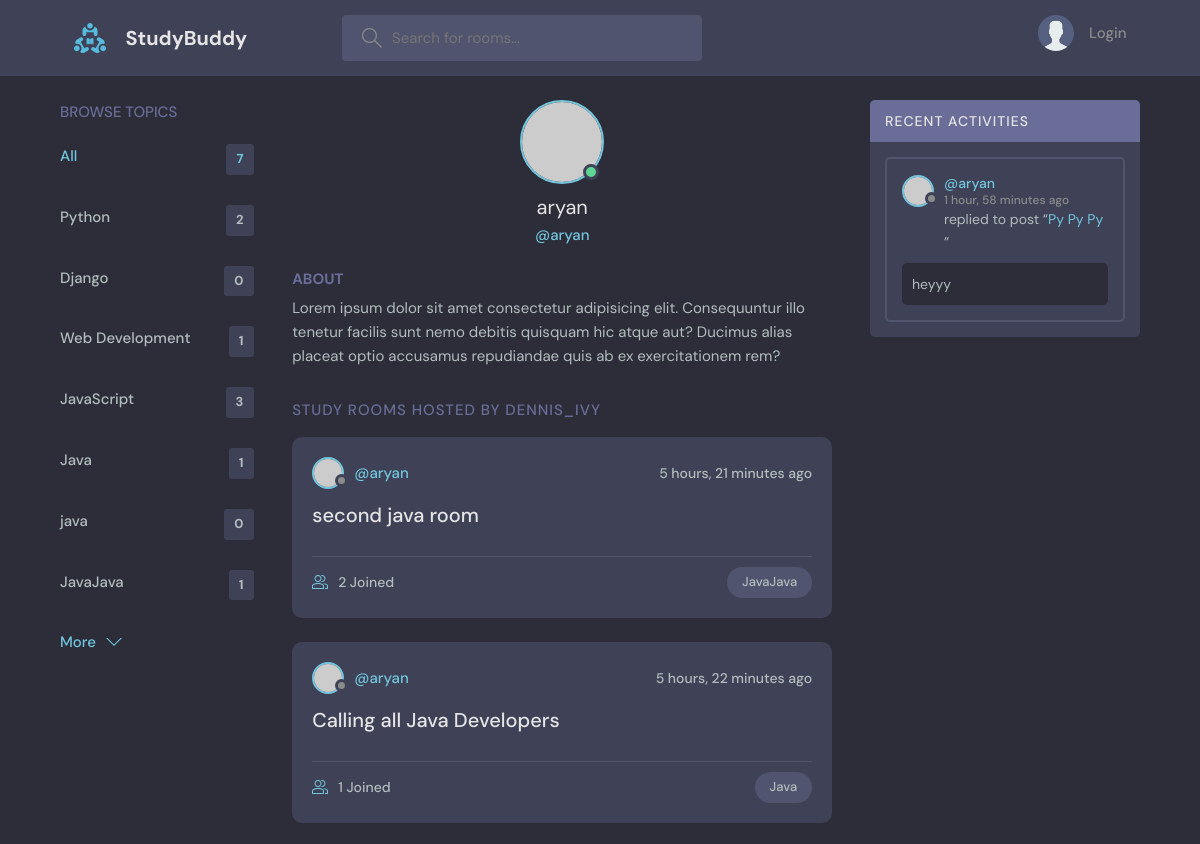
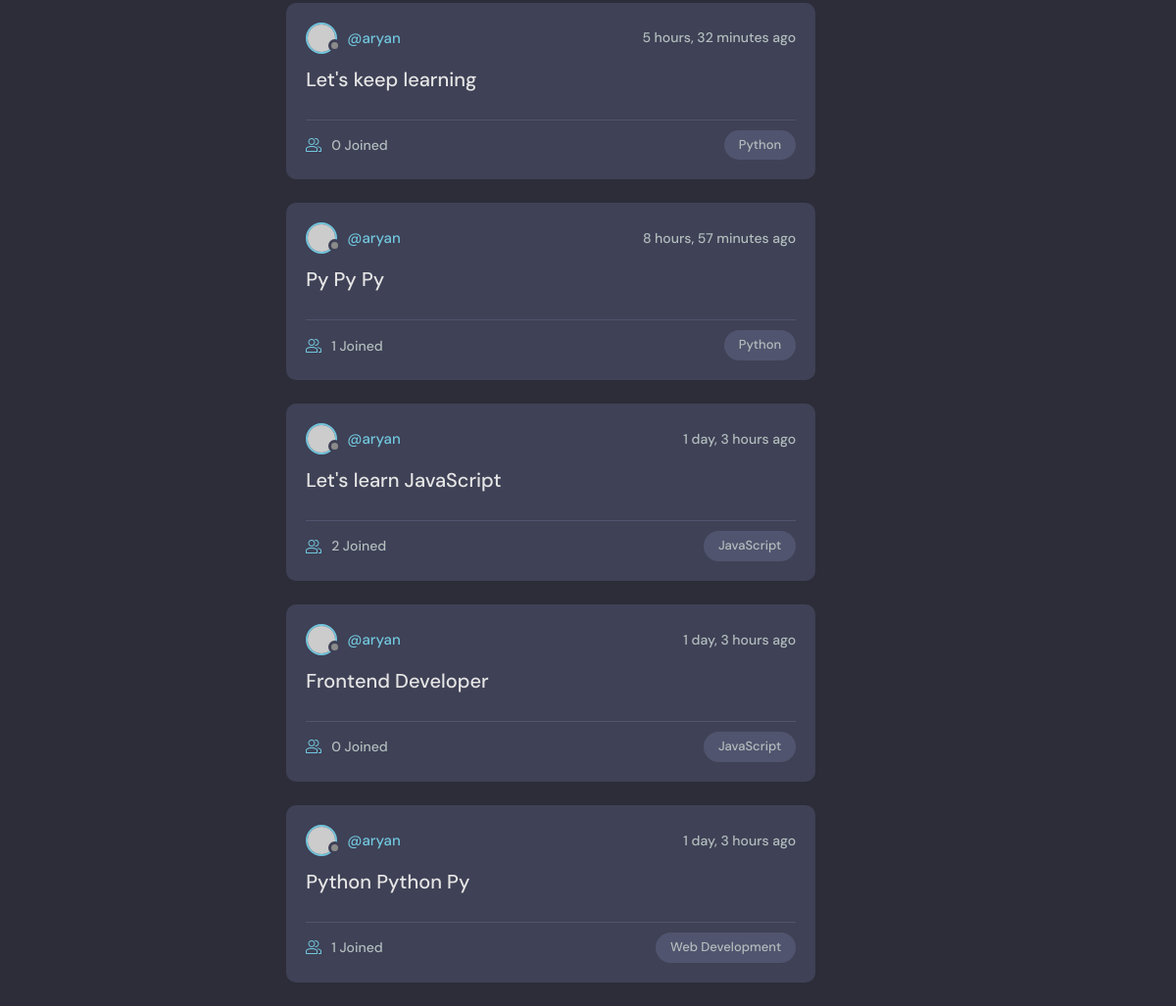
Page /profile/1/ on the committed database (2 pictures, top to bottom).
### base/models.py (models this page shows, shortened)
class Topic(models.Model):
    name = models.CharField(max_length=200)

class Room(models.Model):
    host = models.ForeignKey(User, on_delete=models.SET_NULL, null=True)
    topic = models.ForeignKey(Topic, on_delete=models.SET_NULL, null=True)
    name = models.CharField(max_length=200)
    description = models.TextField(null=True, blank=True)
    participants = models.ManyToManyField(User, related_name='participants', blank=True)
    updated = models.DateTimeField(auto_now=True)       # Updated on every updation
    created = models.DateTimeField(auto_now_add=True)   # Only updated when created
    class Meta:
        ordering = ['-updated', '-created']
    def __str__(self):
        return self.name

class Message(models.Model):
    user = models.ForeignKey(User, on_delete=models.CASCADE)
    room = models.ForeignKey(Room, on_delete=models.CASCADE)
    body = models.TextField()
    updated = models.DateTimeField(auto_now=True)       # Updated on every updation
    created = models.DateTimeField(auto_now_add=True)   # Only updated when created
    class Meta:
        ordering = ['-updated', '-created']
    def __str__(self):
        return self.body[0:50]     #* Only the first 50 characters in the preview of message

### base/views.py (the view)
# urls.py: path('profile/<str:pk>/', views.userProfile, name="user-profile"),
def userProfile(request,pk):
    user = User.objects.get(id=pk)
    rooms = user.room_set.all()
    room_messages = user.message_set.all()
    topics = Topic.objects.all()
    context = {'user': user, 'rooms': rooms, 'room_messages': room_messages, 'topics': topics}
    return render(request, 'base/profile.html', context)

### base/templates/base/profile.html (shortened to what this page needs)
{% extends 'main.html' %}
{% block content %}
<main class="profile-page layout layout--3">
  <div class="container">
    {% include 'base/topics_component.html' %}
    <div class="roomList">
      <div class="profile">
        <div class="profile__avatar">
          <div class="avatar avatar--large active">
            <img src="https://randomuser.me/api/portraits/men/11.jpg" />
          </div>
        </div>
        <div class="profile__info">
          <h3>{{ user.username }}</h3>
          <p>@{{ user.username }}</p>
        </div>
        <div class="profile__about">
          <h3>About</h3>
          <p>
            Lorem ipsum dolor sit amet consectetur adipisicing elit. Consequuntur illo tenetur
            facilis sunt nemo debitis quisquam hic atque aut? Ducimus alias placeat optio
            accusamus repudiandae quis ab ex exercitationem rem?
          </p>
        </div>
      </div>
      <div class="roomList__header">
        <div>
          <h2>Study Rooms Hosted by dennis_ivy</a>
          </h2>
        </div>
      </div>
      {% include 'base/feed_component.html' %}
    </div>
    {% include 'base/activity_component.html' %}
  </div>
</main>
{% endblock content %}

### base/templates/base/topics_component.html
<div class="topics">
    <div class="topics__header">
      <h2>Browse Topics</h2>
    </div>
    <ul class="topics__list">
      <li>
        <a href="{% url 'home' %}" class="active">All <span>{{ topics.count }}</span></a>
      </li>
      {% for topic in topics %}
        <li>
            <a href="{% url 'home' %}?q={{topic.name}}"> {{topic.name}} <span>{{ topic.room_set.all.count }}</span></a>
        </li>
      {% endfor %}
    </ul>
    <a class="btn btn--link" href="{% url 'topics' %}">
      More
      <svg version="1.1" xmlns="http://www.w3.org/2000/svg" width="32" height="32" viewBox="0 0 32 32">
        <title>chevron-down</title>
        <path d="M16 21l-13-13h-3l16 16 16-16h-3l-13 13z"></path>
      </svg>
    </a>
</div>

### base/templates/base/feed_component.html (shortened to what this page needs)
{% for room in rooms %}
<div class="roomListRoom">
    <div class="roomListRoom__header">
      <a href="{% url 'user-profile' room.host.id %}" class="roomListRoom__author">
        <div class="avatar avatar--small">
          <img src="https://randomuser.me/api/portraits/women/11.jpg" />
        </div>
        <span> @{{room.host.username}} </span>
      </a>
      <div class="roomListRoom__actions">
        <span>{{ room.created | timesince }} ago</span>
      </div>
    </div>
    <div class="roomListRoom__content">
      <a href="{% url 'room' room.id %}"> {{ room.name }} </a>
    </div>
    <div class="roomListRoom__meta">
      <a href="{% url 'room' room.id %}" class="roomListRoom__joined">
        {{ room.participants.all.count }} Joined
      </a>
      <p class="roomListRoom__topic">{{ room.topic.name }}</p>
    </div>
</div>
{% endfor %}

### base/templates/base/activity_component.html (shortened to what this page needs)
<div class="activities">
    <div class="activities__header">
      <h2>Recent Activities</h2>
    </div>
    {% for message in room_messages %}
    <div class="activities__box">
      <div class="activities__boxHeader roomListRoom__header">
        <a href="{% url 'user-profile' message.user.id %}" class="roomListRoom__author">
          <div class="avatar avatar--small">
            <img src="https://randomuser.me/api/portraits/women/11.jpg" />
          </div>
          <p>
            @{{message.user}}
            <span> {{message.created | timesince}} ago</span>
          </p>
        </a>
      </div>
      <div class="activities__boxContent">
        <p>replied to post “<a href="{% url 'room' message.room.id %}"> {{ message.room }} </a>”</p>
        <div class="activities__boxRoomContent">
            {{message}}
        </div>
      </div>
    </div>
    {% endfor %}
</div>

### rows in the picture
Topic: name "Python", room_set.all.count "2"
Topic: name "Django", room_set.all.count "0"
Topic: name "Web Development", room_set.all.count "1"
Topic: name "JavaScript", room_set.all.count "3"
Topic: name "Java", room_set.all.count "1"
Topic: name "java", room_set.all.count "0"
Topic: name "JavaJava", room_set.all.count "1"
Room: host.username "aryan", created "5 hours, 21 minutes", name "second java room", participants.all.count "2", topic.name "JavaJava"
Room: host.username "aryan", created "5 hours, 22 minutes", name "Calling all Java Developers", participants.all.count "1", topic.name "Java"
Room: host.username "aryan", created "5 hours, 32 minutes", name "Let's keep learning", participants.all.count "0", topic.name "Python"
Room: host.username "aryan", created "8 hours, 57 minutes", name "Py Py Py", participants.all.count "1", topic.name "Python"
Room: host.username "aryan", created "1 day, 3 hours", name "Let's learn JavaScript", participants.all.count "2", topic.name "JavaScript"
Room: host.username "aryan", created "1 day, 3 hours", name "Frontend Developer", participants.all.count "0", topic.name "JavaScript"
Room: host.username "aryan", created "1 day, 3 hours", name "Python Python Py", participants.all.count "1", topic.name "Web Development"
Message: user "aryan", created "1 hour, 58 minutes", room "Py Py Py", body "heyyy"

### other values in the picture
{{ topics.count }} "7"
{{ user.username }} "aryan"
